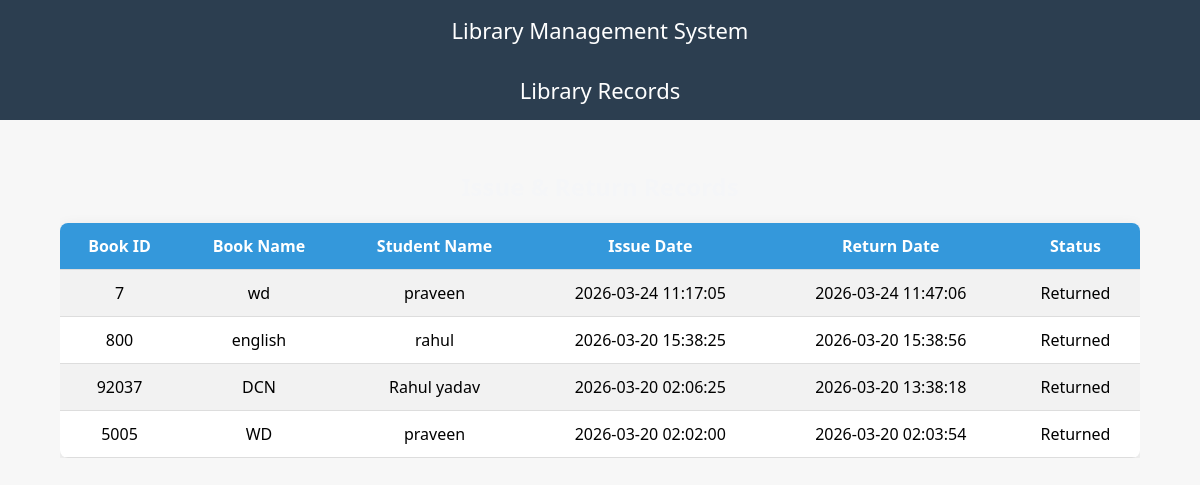
The app's page /records.php with its own data.
### tables this page shows
CREATE TABLE `issue_books` (
  `id` int(11) NOT NULL,
  `book_id` int(11) NOT NULL,
  `book_name` varchar(100) DEFAULT NULL,
  `student_name` varchar(100) DEFAULT NULL,
  `issue_date` datetime DEFAULT NULL,
  `return_date` datetime DEFAULT NULL
);

### records.php (the view, shortened to what this page needs)
<?php
include "db.php";
?>
<!DOCTYPE html>
<html>
<head>
    <link rel="stylesheet" href="style.css">
</head>
<body>
    <div class="navbar">Library Records</div>
    <div class="container">
        <h2>Issue & Return Records</h2>
        <table>
            <tr>
                <th>Book ID</th>
                <th>Book Name</th>
                <th>Student Name</th>
                <th>Issue Date</th>
                <th>Return Date</th>
                <th>Status</th>
            </tr>
            <?php
            $res = mysqli_query($conn,"SELECT * FROM issue_books ORDER BY id DESC");
            if(mysqli_num_rows($res) > 0){
                while($row = mysqli_fetch_array($res)){
                    $status = ($row['return_date'] == NULL) ? "Issued" : "Returned";
                    echo "<tr>
                        <td>{$row['book_id']}</td>
                        <td>{$row['book_name']}</td>
                        <td>{$row['student_name']}</td>
                        <td>{$row['issue_date']}</td>
                        <td>{$row['return_date']}</td>
                        <td>$status</td>
                    </tr>";
                }
            } else {
                echo "<tr><td colspan='7'>No records found</td></tr>";
            }
            ?>
        </table>
    </div>
</body>
</html>

### db.php (shortened to what this page needs)
<div class="navbar">
Library Management System
</div>

### style.css (style rules this page uses)
body { margin: 0; font-family: 'Segoe UI', sans-serif; background: #f0f2f5; }
.navbar { background: #2c3e50; padding: 15px; color: white; text-align: center; font-size: 22px; }
.container { width: 90%; margin: auto; margin-top: 30px; }
table { width: 100%; border-collapse: collapse; background: white; }
th { background: #3498db; color: white; padding: 10px; }
td { padding: 10px; text-align: center; }
tr:nth-child(even) { background: #f2f2f2; }

### records.php (style rules this page uses)
body { background-color: #f7f7f7; font-family: 'Segoe UI', sans-serif; margin: 0; padding: 0; }
.navbar { background-color: #d7dbe0; color: white; padding: 15px; text-align: center; font-size: 22px; }
.container { width: 90%; margin: 30px auto; overflow-x: auto; }
h2 { text-align: center; color: #f5f6f8; margin-bottom: 20px; }
table { width: 100%; border-collapse: collapse; background: #ffffff; border-radius: 8px; overflow: hidden; box-shadow: 0 5px 15px rgba(0,0,0,0.1); }
th, td { padding: 12px; text-align: center; border-bottom: 1px solid #ddd; }
th { background-color: #3498db; color: white; }
tr:nth-child(even) { background-color: #f2f2f2; }

### records on screen
issue_books: book "7", book_name "wd", student_name "praveen", issue_date "2026-03-24 11:17:05", return_date "2026-03-24 11:47:06", return_date "Returned"
issue_books: book "800", book_name "english", student_name "rahul", issue_date "2026-03-20 15:38:25", return_date "2026-03-20 15:38:56", return_date "Returned"
issue_books: book "92037", book_name "DCN", student_name "Rahul yadav", issue_date "2026-03-20 02:06:25", return_date "2026-03-20 13:38:18", return_date "Returned"
issue_books: book "5005", book_name "WD", student_name "praveen", issue_date "2026-03-20 02:02:00", return_date "2026-03-20 02:03:54", return_date "Returned"
